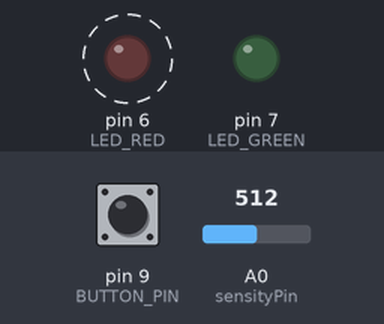
The program below on a simulated SparkFun Pro Micro, built with avr-gcc and run on an emulated ATmega32U4. On the bench: output pins drawn as LEDs (lit = HIGH). Dashed ring = blinking. Inputs (shaded band) come from the test bench; at power-on: A0 (sensityPin) = 512, pin 9 (BUTTON_PIN) HIGH. USB keyboard and mouse output is not drawn.

Above: at 4.7 s.
4.8 s: A0 (sensityPin) set to 45
At 6.26 s:
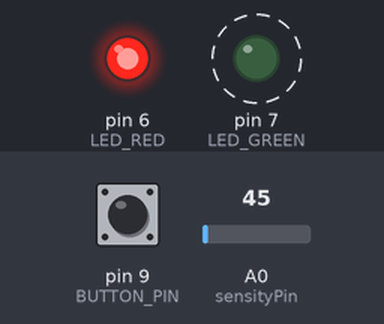
10.7 s: A0 (sensityPin) set to 37
At 12.0 s:
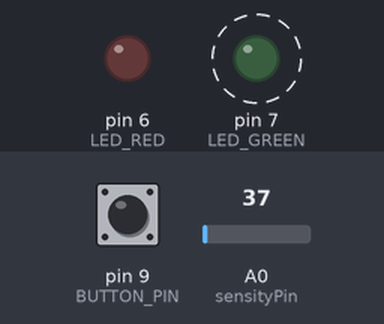
14.2 s: A0 (sensityPin) set to 122
At 17.98 s:
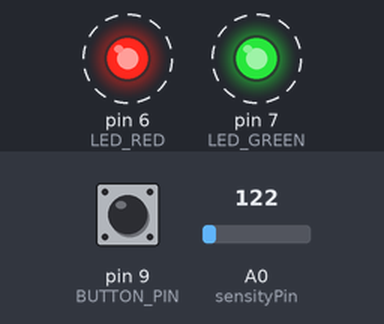
Timing chart, 0 to 40.6 s (numbered marks = the images above; inputs shaded):
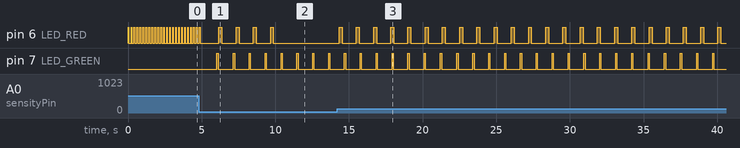

Measured:
- the behaviour switches between 41 and 40 on A0 (sensityPin) (found by bisection; images 1 and 2)
- after the input at 10.7 s, pin 6 (LED_RED): stops changing and stays LOW
- after the input at 14.2 s, pin 6 (LED_RED): alternates HIGH for 0.20 s and LOW for 0.97 s, starting after 0.13 s
- by itself, pin 7 (LED_GREEN): alternates HIGH for 0.08 s and LOW for 1.0 s

The program:

main.cpp
```cpp
#include <Arduino.h>
#include <HID-Project.h>
#include <EasyButton.h>
#include <EEPROM.h>
#define BUTTON_PIN 9
EasyButton button(BUTTON_PIN, 100);

int sensityPin = A0;
int LED_RED = 6;
int LED_GREEN = 7;
int sensity_t;
int OFF_INTERVAL = 1000;
int ON_INTERVAL = 75;
unsigned long ONE_SECOND = 1000;
unsigned long THREE_SECONDS = 3000;
unsigned long FIVE_SECONDS = 5000;
int sens5 = 245; // EEPROM value for sensitivity 5m, etc.
int sens4 = 220; // 4.5m
int sens3 = 196; // 4m
int sens2 = 147; // 3m
int sens1 = 98;  // 2m
int sens0 = 49;  // 1m
int blinks;
int sensitivity;
int clicks;
int debounceMeasurements = 5; //successive measurements x 33ms needed to register
int successiveMeasurements = 0;

unsigned long timeMeasure;
unsigned long currentTime;
unsigned long nextTime;
unsigned long exitSet;

bool block;
bool pressed;
bool set;
bool display_sens_run;
bool _setup;

byte sens_eeprom;


void two_click() {
  if (!set && !_setup) {  // Do not run during initial phase and setup
    if (block) {          // Toggle measure hold block with 2 click of the button
      block = false;
    } else {
      block = true;
    }
  }
}

 // Blink Green LED constanlty while working
void blink_green_led() {
  if (millis() > FIVE_SECONDS) {
    unsigned long currentTime = millis();
    if (currentTime > nextTime) {
      if (digitalRead(LED_GREEN)) {
        digitalWrite(LED_GREEN, LOW);
        nextTime = currentTime + OFF_INTERVAL;
      } else {
        digitalWrite(LED_GREEN, HIGH);
        nextTime = currentTime + ON_INTERVAL;
      }
    }
  }
}

// Shorter green blink intervals during blockage of sensor
void green_led_block_mode() {
  if (pressed || block) {
    OFF_INTERVAL = 200;
    ON_INTERVAL = 50;
  } else {
    OFF_INTERVAL = 1000;
    ON_INTERVAL = 75;
  }
}

// Blink LED fast after power on for 5s
void blink_red_led_startup() {
  if (millis() < FIVE_SECONDS) {
    currentTime = millis();
    if (currentTime > nextTime) {
      if (digitalRead(LED_RED)) {
        digitalWrite(LED_RED, LOW);
        nextTime = currentTime + 150;
      } else {
        digitalWrite(LED_RED, HIGH);
        nextTime = currentTime + 50;
      }
    }
  }
}

// Get current sensitivity level
int get_sens_level() {
  if (sens_eeprom == sens5) return 6;
  if (sens_eeprom == sens4) return 5;
  if (sens_eeprom == sens3) return 4;
  if (sens_eeprom == sens2) return 3;
  if (sens_eeprom == sens1) return 2;
  if (sens_eeprom == sens0) return 1;
  return 0;
}

// Indicate sensitivity level with number of blinks
void show_sensitivity(int level) {
  while (blinks < level) {
    digitalWrite(LED_GREEN, HIGH); delay(500);
    digitalWrite(LED_GREEN, LOW); delay(ONE_SECOND);
    blinks++;
  }
}

// Display sensitivity level
// 1 blink --> 1m
// 2 blinks --> 2m
// 3 blinks --> 3m
// 4 blinks --> 4m
// 5 blinks --> 4.5m
// 6 blinks --> 5m
// no blinks --> unset
void display_sens_level() {
  if (millis() > FIVE_SECONDS && !display_sens_run && !_setup) {
    set = true;
    display_sens_run = true;  //Run it only one time

    int blink_sens_level = get_sens_level();
    show_sensitivity(blink_sens_level);
    delay(ONE_SECOND);
  }
  set = false;
}

 // Count button clicks during sensitivity setup
 void onPressed() {
   if (_setup) {
    clicks++;
   }
 }

// Get sensitivity based on number of clicks
// 0 clicks --> 5m
// 1 clicks --> 4.5m
// 2 clicks --> 4m
// 3 clicks --> 3m
// 4 clicks --> 2m
// 5 clicks --> 1m
// other    --> 5m
int get_clicks_sensitivity() {
  if (clicks == 5) return sens0;
  if (clicks == 4) return sens1;
  if (clicks == 3) return sens2;
  if (clicks == 2) return sens3;
  if (clicks == 1) return sens4;
  return sens5;
}

// Set sensitivity and store it in EEPROM pepmanently (reversed for failsafe)
void set_sensitivity() {
  if (_setup) {
    set = true;   // Keep in set mode to block run main until diplay of sense levels complete in main loop
    currentTime = millis();
    sens_eeprom = get_clicks_sensitivity();

    if (currentTime > exitSet) {    // Wait 10 seconds for input, set and exit
      sensitivity = sens_eeprom * 4;
      EEPROM.update(0, sens_eeprom);
      digitalWrite(LED_RED, HIGH); delay(THREE_SECONDS);
      digitalWrite(LED_RED, LOW); delay(ONE_SECOND);
      _setup = false;
    }
  }
}

void setup_mode() {
  if (millis() < FIVE_SECONDS) {
    _setup = true;
    digitalWrite(LED_RED, HIGH); delay(THREE_SECONDS);
    digitalWrite(LED_RED, LOW);
    exitSet = currentTime + 10000;
  }
}

// Check sensor for object in front
void check_sensor() {
  if (millis() > FIVE_SECONDS) {
    if (!pressed && !block) {
      if (millis() - timeMeasure > ONE_SECOND) { // Block measurement for 1sec after previous
        sensity_t = analogRead(sensityPin);
        if (sensity_t < sensitivity && sensity_t > 40) {
          if (successiveMeasurements < debounceMeasurements) {
            successiveMeasurements++;
            delay(33);
          } else {
            Consumer.write(MEDIA_VOLUME_UP); // Command volume up to pin the time
            timeMeasure = millis();
            digitalWrite(LED_RED, HIGH);
            successiveMeasurements = 0;
          }
        }
      }
    }
    // Turn off RED led after 200ms of measurement
    if (millis() - timeMeasure > 200) {
      digitalWrite(LED_RED, LOW);
    }
  }
}

void setup() {
  Consumer.begin();
  button.begin();
  pinMode(LED_RED, OUTPUT);
  pinMode(LED_GREEN, OUTPUT);
  // button.onSequence(2, 2000, two_click);
  button.onPressedFor(THREE_SECONDS, setup_mode);
  button.onPressed(onPressed);
  sens_eeprom = EEPROM.read(0);   // Read sensitivity from EEPROM
  sensitivity = sens_eeprom * 4;  // Convert sensitivity for ADC
}

void loop() {
  button.read(); // Continuously read the status of the button.
  pressed = button.isPressed();
  blink_red_led_startup();
  display_sens_level();
  set_sensitivity();

  // Run main program
  if (!set && !_setup) {
    green_led_block_mode();
    blink_green_led();
    check_sensor();
  }
}
```
